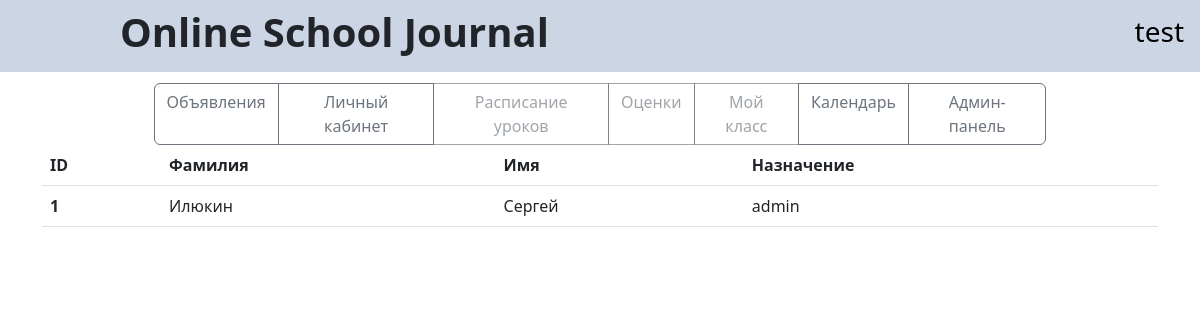
/menu/admin/list/users (signed in), run on an earlier commit of the app's database.
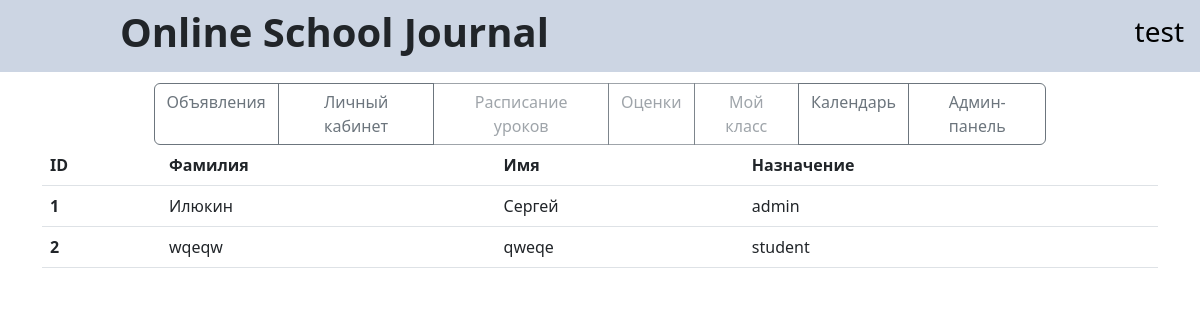
And on a later commit of the database.
### data/user_forming.py (models this page shows, shortened)
class User(SqlAlchemyBase, UserMixin):
    __tablename__ = 'users'
    id = sqlalchemy.Column(sqlalchemy.Integer,
                           primary_key=True, autoincrement=True)
    role = sqlalchemy.Column(sqlalchemy.String, nullable=True)
    login = sqlalchemy.Column(sqlalchemy.String, nullable=True, unique=True)
    hashed_password = sqlalchemy.Column(sqlalchemy.String, nullable=True)
    surname = sqlalchemy.Column(sqlalchemy.String, nullable=True)
    name = sqlalchemy.Column(sqlalchemy.String, nullable=True)
    age = sqlalchemy.Column(sqlalchemy.Integer, nullable=True)
    address = sqlalchemy.Column(sqlalchemy.String, nullable=True)
    modified_date = sqlalchemy.Column(sqlalchemy.DateTime,
                                      default=datetime.datetime.now)
    class_student = sqlalchemy.Column(sqlalchemy.String, nullable=True)
    marks = orm.relationship("Marks", back_populates='user')

### main.py (the view)
@app.route("/menu/admin/list/users", methods=['GET', 'POST'])
@login_required
def list_users():
    if current_user.is_authenticated and current_user.role == 'admin':
        db_sess = db_session.create_session()
        users = db_sess.query(User).all()
        print(users)
        return render_template('list_user.html', current_user=current_user, users=users)
    return redirect('/login')

### data/db_session.py (called while the page is built)
def create_session() -> Session:
    global __factory
    return __factory()

### main.py (called while the page is built)
@login_manager.user_loader
def load_user(user_id):
    db_sess = db_session.create_session()
    return db_sess.get(User, user_id)

### templates/list_user.html
{% extends "main.html" %}
{% block content %}
<table class="table">
  <thead>
    <tr>
        <th scope="col">ID</th>
      <th scope="col">Фамилия</th>
      <th scope="col">Имя</th>
      <th scope="col">Назначение</th>
    </tr>
  </thead>
  <tbody>
  {% for i in users %}
    <tr>
      <th>{{ i.id }}</th>
      <td>{{ i.surname }}</td>
      <td>{{ i.name }}</td>
      <td>{{ i.role }}</td>
    </tr>
  {% endfor %}
    </tbody>
</table>
{% endblock %}

### templates/main.html (shortened to what this page needs)
<!doctype html>
<html lang="ru">
<head>
	<link rel="stylesheet" href="/static/css/style.css">
	<link href="https://cdn.jsdelivr.net/npm/bootstrap@5.3.0/dist/css/bootstrap.min.css" rel="stylesheet"
>
</head>
<body>
	<header>
		<nav class="navbar navbar-light">
			<h1 id="title">Online School Journal</h1>
			 {% if current_user.is_authenticated %}
			 <a class="navbar-brand" href="/menu/profile"><h3>{{ current_user.login }}</h3></a>
			 {% endif %}
		</nav>
	</header>
	<main role="main" class="container">
        <div id="tabs" class="btn-group">
            <a href="/menu/ads" class="btn btn-outline-secondary">Объявления</a>
            <a href="/menu/profile" class="btn btn-outline-secondary">Личный кабинет</a>
            <a href="/menu/timetable" class="btn btn-outline-secondary disabled" aria-disabled="true">Расписание уроков</a>
            <a href="/menu/marks" class="btn btn-outline-secondary disabled" aria-disabled="true">Оценки</a>
            <a href="/menu/class" class="btn btn-outline-secondary disabled" aria-disabled="true">Мой класс</a>
            <a href="/menu/calendar" class="btn btn-outline-secondary">Календарь</a>
            {% if current_user.role == "admin" %}
            <a href="/menu/admin" class="btn btn-outline-secondary">Админ-панель</a>
            {% endif %}
        </div>
        {% block content %}{% endblock %}
    </main>
</body>
</html>

What changed in the data, as far as the page shows it:
added User: id "2", surname "wqeqw", name "qweqe", role "student"
